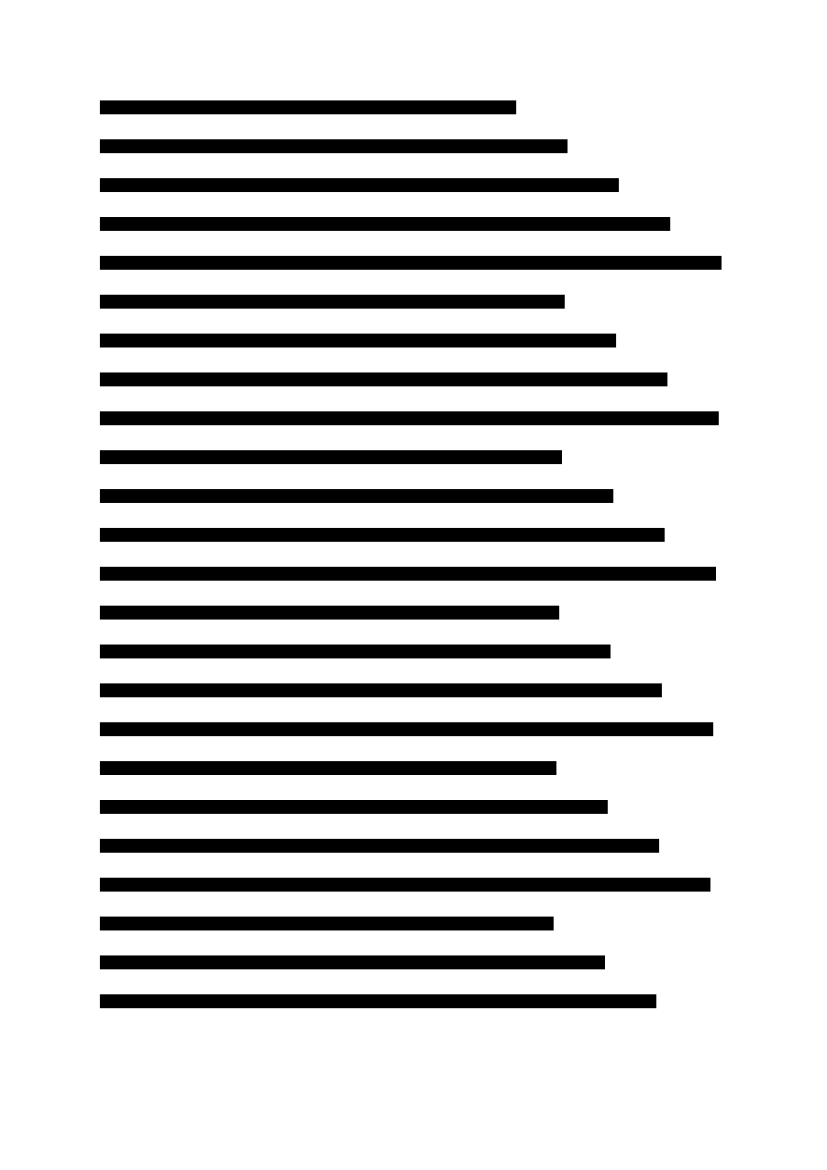

This figure's Python source:
"""Writes image-only.pdf: two pages of drawn shapes and no text, with no outline, as a scan
without OCR is: nothing to search and nothing to list in an outline."""

from pathlib import Path

from reportlab.lib.pagesizes import A4
from reportlab.pdfgen.canvas import Canvas

canvas = Canvas(str(Path(__file__).with_suffix(".pdf")), pagesize=A4, invariant=True)
canvas.setTitle("A scanned page without text")
for page in range(2):
    for line in range(24):
        canvas.rect(72, 760 - line * 28, 300 + (line * 37 + page * 50) % 150, 10, stroke=0, fill=1)
    canvas.showPage()
canvas.save()
